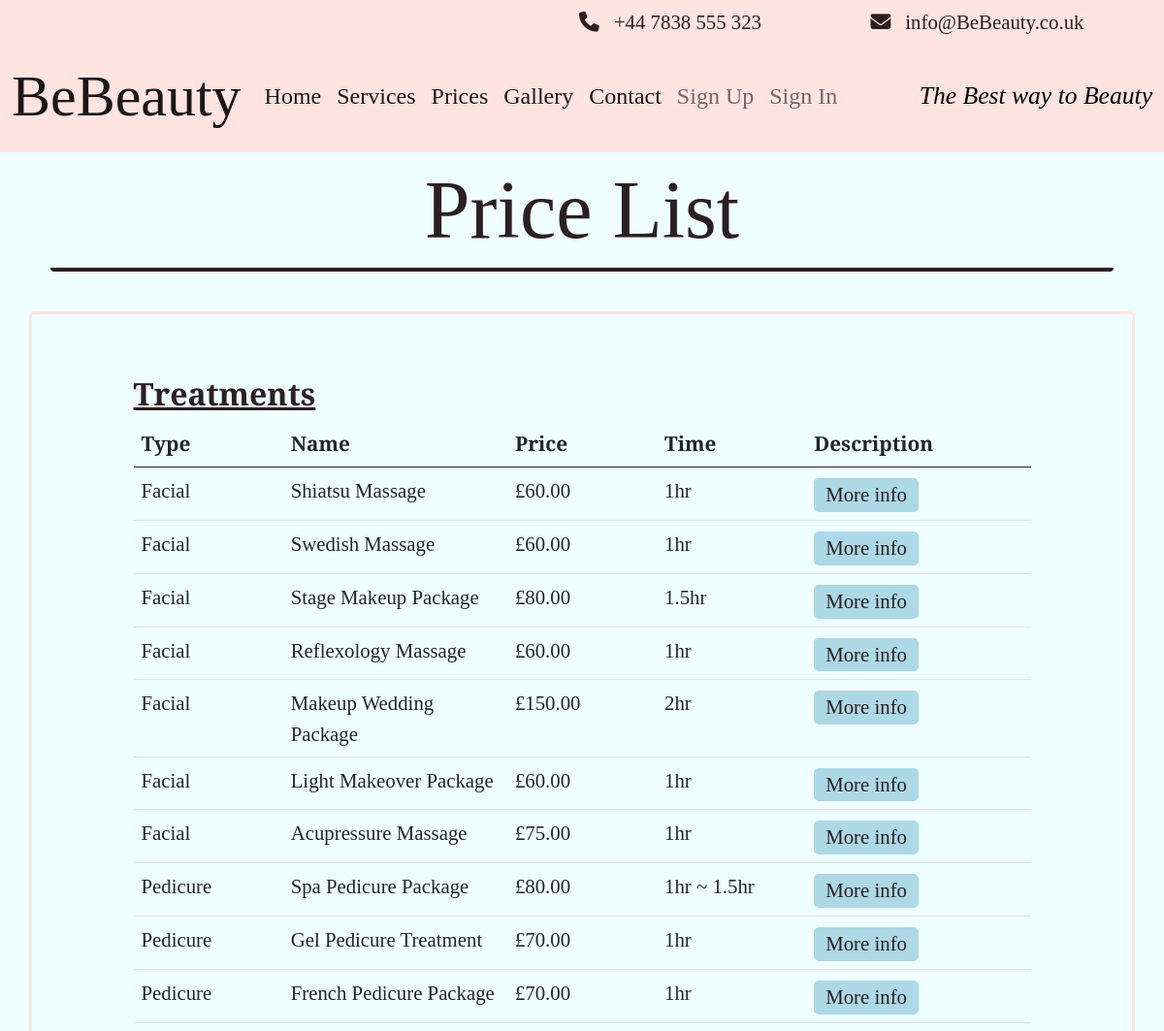
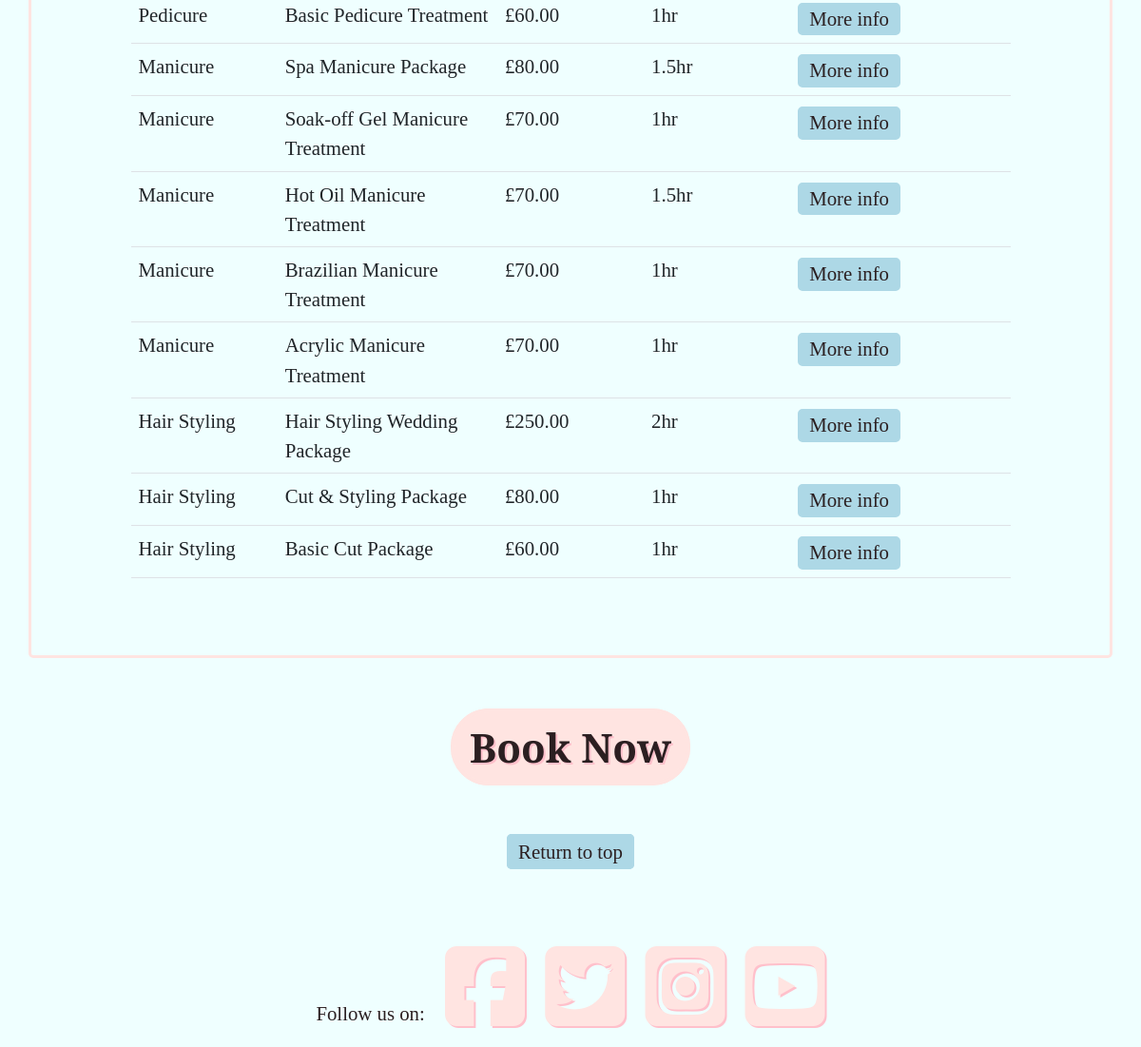
The app's page /price-list with its own data (2 pictures, top to bottom).
### treatment/models.py (models this page shows, shortened)
class Treatment(models.Model):
    treatment_type = models.IntegerField(choices=TREATMENTS)
    treatment_name = models.CharField(max_length=60, unique=True)
    slug = models.SlugField(max_length=60, unique=True, primary_key=True)
    treatment_price = models.DecimalField(blank=False,
                                          max_digits=5, decimal_places=2)
    treatment_description = models.TextField()
    treatment_time = models.CharField(max_length=50)
    class _Meta:
        ordering = ['treatment_name']

### treatment/views.py (the view)
# urls.py: path('price-list', TreatmentListView.as_view(), name='price-list'),
class TreatmentListView(ListView):
    model = Treatment
    template_name = "price_list.html"
    queryset = Treatment.objects.all().order_by('treatment_type')
    context_object_name = "treatments"

### templates/price_list.html (shortened to what this page needs)
{% extends 'base.html' %}
{% load static %}
{% block content %}
<div class="container">
    <div class="box-wrap">
        <h1 class="col center-text title-font sub-title">Price List</h1>
    </div>
</div>
<br>
<div class="container booking-box">
    <br>
    <div class="bodywork">
        <div class="container">
            <div class="row">
                <div class="col-sm-1"></div>
                <div class="col-md-10 g-0">
                    <br>
                    <h2><u><b>Treatments</b></u></h2>
                    <table class="table table-prices">
                        <thead>
                            <tr>
                                <th class="col-2">Type</th>
                                <th class="col-3">Name</th>
                                <th class="col-2">Price</th>
                                <th class="col-2 d-none d-sm-table-cell">Time</th>
                                <th class="col-3">Description</th>
                            </tr>
                        </thead>
                        <tbody>
                            {% for treatment in treatments %}
                            <tr>
                                <td>{{ treatment.get_treatment_type_display }}</td>
                                <td>{{ treatment.treatment_name }}</td>
                                <td>£{{ treatment.treatment_price }}</td>
                                <td class="d-none d-sm-table-cell">{{ treatment.treatment_time }}</td>
                                <td>
                                    <button type="button" data-bs-toggle="modal" data-bs-target="#treatmentModal{{treatment.pk}}" class="custom-site-btn btn-remove-blue edit-but hvr info-btn">More info</button>
                                </td>
                            </tr>
                            {% endfor %}
                        </tbody>
                    </table>
                </div>
                <div class="col-sm-1"></div>
            </div>
            <br>
        </div>
    </div>
    <br>
</div>
<br>
<br>
{% if user.is_staff %}
<div class="container_fluid">
    <div class="justify-content-center text-center ">
        <a class="btn-lg light custom-btn hvr-pulse btn-remove-blue" href="{% url 'admin-booking' %}">Book Now</a>
    </div>
</div>
{% else %}
<div class="container_fluid">
    <div class="justify-content-center text-center ">
        <a class="btn-lg light custom-btn hvr-pulse btn-remove-blue" href="{% url 'booking' %}">Book Now</a>
    </div>
</div>
{% endif %}
<br>
<br>
<div class="container g-0">
    <div class="text-center">
        <a class="custom-site-btn btn-remove-blue edit-but" href="#">Return to top</a>
    </div>
</div>
<br>
<br>
{% endblock %}

### static/css/style.css (style rules this page uses)
* { margin: 0; padding: 0; border: 0; }
body { background-color: #efffff; color: #2b1f21; font-family: 'Zilla Slab', serif; font-size: 1.3em; }
.title-font { font-family: 'Playfair Display', serif; text-align: center; }
.sub-title { font-size: 7vw; }
.box-wrap { margin: 10px; border-bottom: 4px #2b1f21 solid; border-radius: 4px; }
table { table-layout: fixed; }
td { overflow: hidden; text-overflow: ellipsis; word-wrap: break-word; }
.custom-btn { background-color: #ffe4e1; font-weight: 600; border-radius: 40px; font-size: 3.5vmin; border: 4px #ffe4e1 solid; text-shadow: 2px 2px #ffc0cb; }
.btn-remove-blue { -webkit-tap-highlight-color: transparent; color: #2b1f21; text-decoration: none; }
.custom-site-btn { border-radius: 5px; line-height: 1; border: 4px #ffc0cb solid; margin-top: 3px; }
.edit-but { background-color: #add8e6; border: 4px #add8e6 solid; padding: 3px 8px; }
.bodywork { max-height: min-content; }
.booking-box { border: 3px #ffe4e1 solid; border-radius: 5px; }
.row { margin-bottom: 3px; }

### records on screen
Treatment: treatment_type "Facial", treatment_name "Shiatsu Massage", treatment_price "60.00", treatment_time "1hr"
Treatment: treatment_type "Facial", treatment_name "Swedish Massage", treatment_price "60.00", treatment_time "1hr"
Treatment: treatment_type "Facial", treatment_name "Stage Makeup Package", treatment_price "80.00", treatment_time "1.5hr"
Treatment: treatment_type "Facial", treatment_name "Reflexology Massage", treatment_price "60.00", treatment_time "1hr"
Treatment: treatment_type "Facial", treatment_name "Makeup Wedding Package", treatment_price "150.00", treatment_time "2hr"
Treatment: treatment_type "Facial", treatment_name "Light Makeover Package", treatment_price "60.00", treatment_time "1hr"
Treatment: treatment_type "Facial", treatment_name "Acupressure Massage", treatment_price "75.00", treatment_time "1hr"
Treatment: treatment_type "Pedicure", treatment_name "Spa Pedicure Package", treatment_price "80.00", treatment_time "1hr ~ 1.5hr"
Treatment: treatment_type "Pedicure", treatment_name "Gel Pedicure Treatment", treatment_price "70.00", treatment_time "1hr"
Treatment: treatment_type "Pedicure", treatment_name "French Pedicure Package", treatment_price "70.00", treatment_time "1hr"
Treatment: treatment_type "Pedicure", treatment_name "Basic Pedicure Treatment", treatment_price "60.00", treatment_time "1hr"
Treatment: treatment_type "Manicure", treatment_name "Spa Manicure Package", treatment_price "80.00", treatment_time "1.5hr"
Treatment: treatment_type "Manicure", treatment_name "Soak-off Gel Manicure Treatment", treatment_price "70.00", treatment_time "1hr"
Treatment: treatment_type "Manicure", treatment_name "Hot Oil Manicure Treatment", treatment_price "70.00", treatment_time "1.5hr"
Treatment: treatment_type "Manicure", treatment_name "Brazilian Manicure Treatment", treatment_price "70.00", treatment_time "1hr"
Treatment: treatment_type "Manicure", treatment_name "Acrylic Manicure Treatment", treatment_price "70.00", treatment_time "1hr"
Treatment: treatment_type "Hair Styling", treatment_name "Hair Styling Wedding Package", treatment_price "250.00", treatment_time "2hr"
Treatment: treatment_type "Hair Styling", treatment_name "Cut & Styling Package", treatment_price "80.00", treatment_time "1hr"
Treatment: treatment_type "Hair Styling", treatment_name "Basic Cut Package", treatment_price "60.00", treatment_time "1hr"
